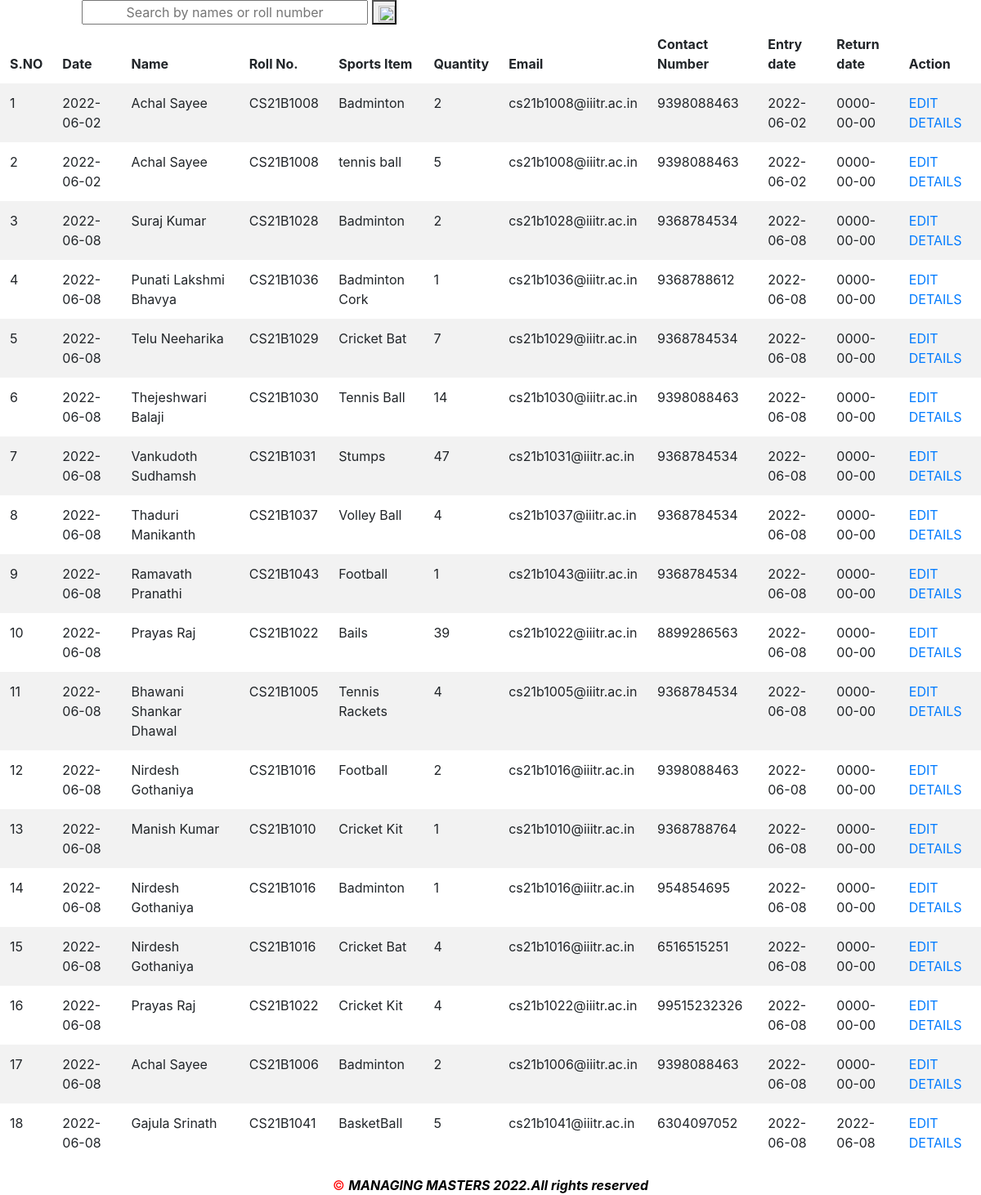
/IIITRmancontent/manageentry/sports.php (signed in), run on the app's committed database.
### tables this page shows
CREATE TABLE `sportsentry` (
  `id` int(11) NOT NULL,
  `entreename` char(100) NOT NULL,
  `rollno` varchar(70) NOT NULL,
  `mobno` bigint(60) NOT NULL,
  `sportsitem` varchar(120) NOT NULL,
  `quantity` int(100) NOT NULL,
  `date` date NOT NULL DEFAULT current_timestamp(),
  `time` datetime NOT NULL DEFAULT current_timestamp(),
  `returndate` date NOT NULL,
  `email` varchar(200) NOT NULL,
  `remarks` varchar(500) NOT NULL
);

### IIITRmancontent/manageentry/sports.php (the view, shortened to what this page needs)
<?php
$host = "localhost";
$user = "root";
$password = '';
$db_name = "iiitrentry";
$con = mysqli_connect($host, $user, $password, $db_name);
?>
<?php
if ($_SESSION['adloggedin'] != 1) {
    header('location:index.php');
} else {
?>
    <!DOCTYPE html>
    <html lang="en">
    <head>
        <link rel="stylesheet" href="https://cdn.jsdelivr.net/npm/bootstrap@4.6.1/dist/css/bootstrap.min.css">
        <link rel="stylesheet" href="style.css">
    </head>
    <body>
        <form class="" name="search" action="searchsports.php" method="post">
            <input class="search-form" type="text" name="search-data" id="searchdata" placeholder="Search by names or roll number" />
            <button class="search-button" type="submit" name="search">
                <img src="https://uxwing.com/wp-content/themes/uxwing/download/01-user_interface/search.png" class="search-img" />
            </button>
        </form>
        <div class="table">
            <table class="table table-borderless table-striped table-earning">
                <thead>
                    <tr>
                    <tr>
                        <th>S.NO</th>
                        <th>Date</th>
                        <th>Name</th>
                        <th>Roll No.</th>
                        <th>Sports Item</th>
                        <th>Quantity</th>
                        <th>Email</th>
                        <th>Contact Number</th>
                        <th>Entry date</th>
                        <th>Return date</th>
                        <th>Action</th>
                    </tr>
                    </tr>
                </thead>
                <?php
                $ret = mysqli_query($con, "select *from sportsentry");
                $cnt = 1;
                while ($row = mysqli_fetch_array($ret)) {
                ?>
                    <tr>
                        <td><?php echo $cnt; ?></td>
                        <td><?php echo $row['date']; ?></td>
                        <td><?php echo $row['entreename']; ?></td>
                        <td><?php echo $row['rollno']; ?></td>
                        <td><?php echo $row['sportsitem']; ?></td>
                        <td><?php echo $row['quantity']; ?></td>
                        <td><?php echo $row['email']; ?></td>
                        <td><?php echo $row['mobno']; ?></td>
                        <td><?php echo $row['date']; ?></td>
                        <td><?php echo $row['returndate']; ?></td>
                        <td><a href="sportsedit.php?editid=<?php echo $row['id']; ?>" title="View Full Details">EDIT DETAILS</a></td>
                    </tr>
                <?php
                    $cnt = $cnt + 1;
                } ?>
            </table>
        </div>
        <div class="text-center copyright-section">
            <span style="color:red;">&#169</span> <span style="font-style:italic;"><B>MANAGING MASTERS 2022.All rights reserved</B></span>
        </div>
    </body>
    </html>
<?php } ?>

### IIITRmancontent/manageentry/style.css (style rules this page uses)
.search-form { margin-left:100px; width:350px; text-align: center; }
.search-img { height:20px; width:20px; }
.search-button { height:30px; width:30px; }
.copyright-section { background-color:white; color:black; }

### data on the page
sportsentry: date "2022-06-02", entreename "Achal Sayee", rollno "CS21B1008", sportsitem "Badminton", quantity "2", email "cs21b1008@iiitr.ac.in", mobno "9398088463", returndate "0000-00-00"
sportsentry: date "2022-06-02", entreename "Achal Sayee", rollno "CS21B1008", sportsitem "tennis ball", quantity "5", email "cs21b1008@iiitr.ac.in", mobno "9398088463", returndate "0000-00-00"
sportsentry: date "2022-06-08", entreename "Suraj Kumar", rollno "CS21B1028", sportsitem "Badminton", quantity "2", email "cs21b1028@iiitr.ac.in", mobno "9368784534", returndate "0000-00-00"
sportsentry: date "2022-06-08", entreename "Punati Lakshmi Bhavya", rollno "CS21B1036", sportsitem "Badminton Cork", quantity "1", email "cs21b1036@iiitr.ac.in", mobno "9368788612", returndate "0000-00-00"
sportsentry: date "2022-06-08", entreename "Telu Neeharika", rollno "CS21B1029", sportsitem "Cricket Bat", quantity "7", email "cs21b1029@iiitr.ac.in", mobno "9368784534", returndate "0000-00-00"
sportsentry: date "2022-06-08", entreename "Thejeshwari Balaji", rollno "CS21B1030", sportsitem "Tennis Ball", quantity "14", email "cs21b1030@iiitr.ac.in", mobno "9398088463", returndate "0000-00-00"
sportsentry: date "2022-06-08", entreename "Vankudoth Sudhamsh", rollno "CS21B1031", sportsitem "Stumps", quantity "47", email "cs21b1031@iiitr.ac.in", mobno "9368784534", returndate "0000-00-00"
sportsentry: date "2022-06-08", entreename "Thaduri Manikanth", rollno "CS21B1037", sportsitem "Volley Ball", quantity "4", email "cs21b1037@iiitr.ac.in", mobno "9368784534", returndate "0000-00-00"
sportsentry: date "2022-06-08", entreename "Ramavath Pranathi", rollno "CS21B1043", sportsitem "Football", quantity "1", email "cs21b1043@iiitr.ac.in", mobno "9368784534", returndate "0000-00-00"
sportsentry: date "2022-06-08", entreename "Prayas Raj", rollno "CS21B1022", sportsitem "Bails", quantity "39", email "cs21b1022@iiitr.ac.in", mobno "8899286563", returndate "0000-00-00"
sportsentry: date "2022-06-08", entreename "Bhawani Shankar Dhawal", rollno "CS21B1005", sportsitem "Tennis Rackets", quantity "4", email "cs21b1005@iiitr.ac.in", mobno "9368784534", returndate "0000-00-00"
sportsentry: date "2022-06-08", entreename "Nirdesh Gothaniya", rollno "CS21B1016", sportsitem "Football", quantity "2", email "cs21b1016@iiitr.ac.in", mobno "9398088463", returndate "0000-00-00"
sportsentry: date "2022-06-08", entreename "Manish Kumar", rollno "CS21B1010", sportsitem "Cricket Kit", quantity "1", email "cs21b1010@iiitr.ac.in", mobno "9368788764", returndate "0000-00-00"
sportsentry: date "2022-06-08", entreename "Nirdesh Gothaniya", rollno "CS21B1016", sportsitem "Badminton", quantity "1", email "cs21b1016@iiitr.ac.in", mobno "954854695", returndate "0000-00-00"
sportsentry: date "2022-06-08", entreename "Nirdesh Gothaniya", rollno "CS21B1016", sportsitem "Cricket Bat", quantity "4", email "cs21b1016@iiitr.ac.in", mobno "6516515251", returndate "0000-00-00"
sportsentry: date "2022-06-08", entreename "Prayas Raj", rollno "CS21B1022", sportsitem "Cricket Kit", quantity "4", email "cs21b1022@iiitr.ac.in", mobno "99515232326", returndate "0000-00-00"
sportsentry: date "2022-06-08", entreename "Achal Sayee", rollno "CS21B1006", sportsitem "Badminton", quantity "2", email "cs21b1006@iiitr.ac.in", mobno "9398088463", returndate "0000-00-00"
sportsentry: date "2022-06-08", entreename "Gajula Srinath", rollno "CS21B1041", sportsitem "BasketBall", quantity "5", email "cs21b1041@iiitr.ac.in", mobno "6304097052", returndate "2022-06-08"
